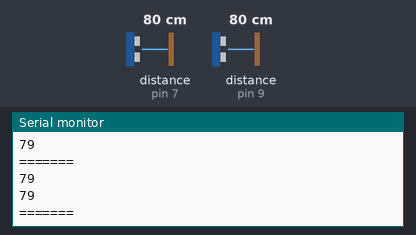
This sketch was run on a simulated Arduino Uno, built with avr-gcc and run on an emulated ATmega328P. Shown: the last lines printed to the serial monitor. Wiring (inferred from the names in the program): 2 × ultrasonic range finder: trigger pin 6, echo pin 7 / trigger pin 8, echo pin 9. The test bench sets the inputs (shaded band); at power-on: distance to the obstacle (sensors on pin 7, pin 9) 80 cm. The echo pulse lasts 58.3 µs per cm.

Above: at 1.2 s.
1.3 s: distance to the obstacle (sensor on pin 7) set to 2 cm
At 2.0 s:
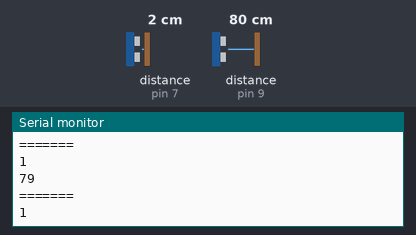
2.8 s: distance to the obstacle (sensor on pin 7) set to 250 cm
At 3.4 s:
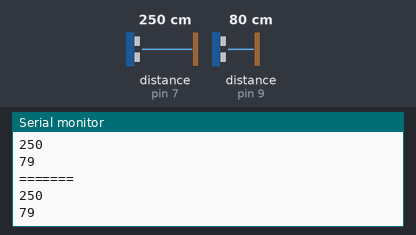
5.8 s: distance to the obstacle (sensor on pin 9) set to 250 cm
At 6.4 s:
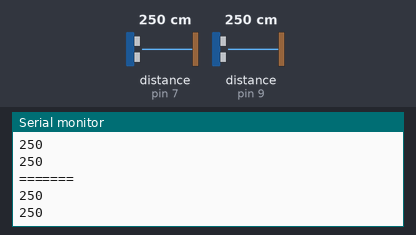
8.8 s: distance to the obstacle (sensor on pin 9) set to 18 cm
At 9.4 s:
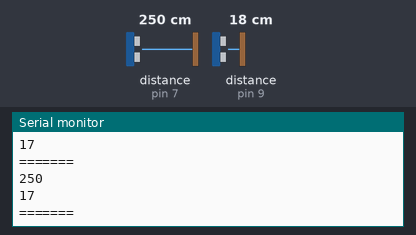
11.8 s: distance to the obstacle (sensor on pin 9) set to 120 cm
At 12.8 s:
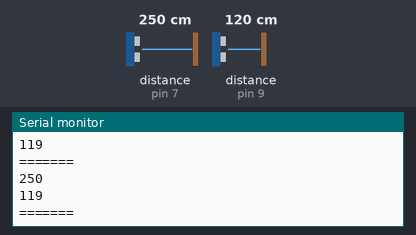
14.8 s: distance to the obstacle (sensor on pin 9) set to 60 cm
At 15.7 s:
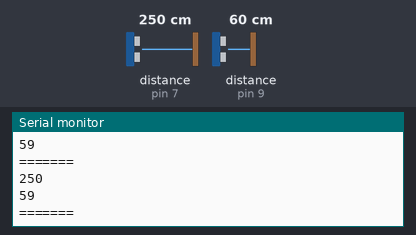
Timing chart, 0 to 17.4 s (numbered marks = the images above; inputs shaded):
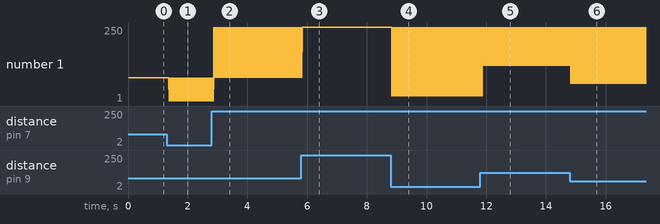

The sketch:

ultrasonic.ino
```cpp
int echo[] = {7,9};
int trg[] = {6, 8};

void setup() {
  for(int i=0; i< sizeof(echo)/sizeof(int); i++) {
    pinMode(echo[i], INPUT);
    pinMode(trg[i], OUTPUT);
  }

  Serial.begin(9600);
}

float ping(int sensor) {
  digitalWrite(trg[sensor], LOW);
  delayMicroseconds(2);
  digitalWrite(trg[sensor], HIGH);
  delayMicroseconds(10);
  digitalWrite(trg[sensor], LOW);
  float distance = pulseIn(echo[sensor], HIGH) / 58.2;
  return distance;
}

void loop() {
  int dist1 = ping(0);
  int dist2 = ping(1);

  Serial.println("=======");
  Serial.println(dist1);
  Serial.println(dist2);
  // calculate x, y here
}
```

Measured:
- after the input at 1.3 s, the serial monitor: prints a new line after 0.08 s (image 1)
- after the input at 2.8 s, the serial monitor: prints a new line after 0.08 s (image 2)
- after the input at 8.8 s, the serial monitor: prints a new line at once (image 4)
- after the input at 11.8 s, the serial monitor: prints a new line after 0.08 s (image 5)
- after the input at 14.8 s, the serial monitor: prints a new line at once (image 6)
- plotted number 1: 250 → 17 after the input at 8.8 s, 17 → 119 after the input at 11.8 s, 119 → 59 after the input at 14.8 s
